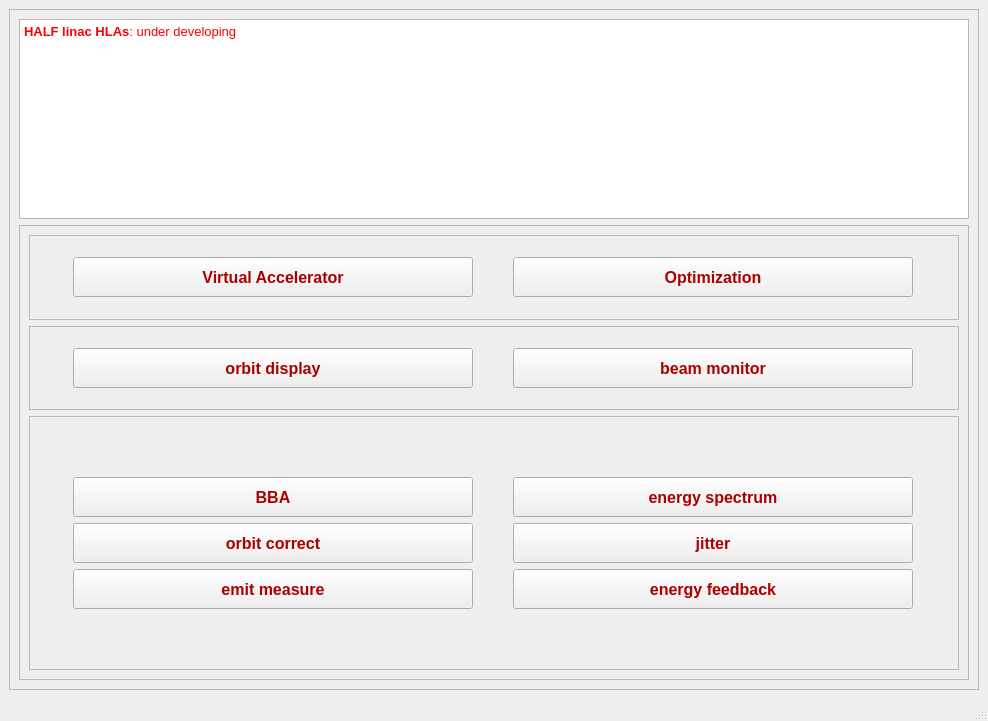
<?xml version="1.0" encoding="UTF-8"?>
<ui version="4.0">
 <class>MainWindow</class>
 <widget class="QMainWindow" name="MainWindow">
  <property name="geometry">
   <rect>
    <x>0</x>
    <y>0</y>
    <width>988</width>
    <height>721</height>
   </rect>
  </property>
  <property name="windowTitle">
   <string>Launcher</string>
  </property>
  <property name="windowIcon">
   <iconset>
    <normaloff>../../../../../../HALF_logo.png</normaloff>../../../../../../HALF_logo.png</iconset>
  </property>
  <widget class="QWidget" name="centralwidget">
   <property name="sizePolicy">
    <sizepolicy hsizetype="Preferred" vsizetype="Preferred">
     <horstretch>0</horstretch>
     <verstretch>0</verstretch>
    </sizepolicy>
   </property>
   <layout class="QVBoxLayout" name="verticalLayout_2" stretch="1">
    <item>
     <widget class="QFrame" name="frame">
      <property name="frameShape">
       <enum>QFrame::StyledPanel</enum>
      </property>
      <property name="frameShadow">
       <enum>QFrame::Raised</enum>
      </property>
      <layout class="QVBoxLayout" name="verticalLayout_3">
       <item>
        <layout class="QVBoxLayout" name="verticalLayout">
         <item>
          <widget class="QTextEdit" name="textEdit">
           <property name="maximumSize">
            <size>
             <width>16777215</width>
             <height>200</height>
            </size>
           </property>
           <property name="html">
            <string>&lt;!DOCTYPE HTML PUBLIC &quot;-//W3C//DTD HTML 4.0//EN&quot; &quot;http://www.w3.org/TR/REC-html40/strict.dtd&quot;&gt;
&lt;html&gt;&lt;head&gt;&lt;meta name=&quot;qrichtext&quot; content=&quot;1&quot; /&gt;&lt;style type=&quot;text/css&quot;&gt;
p, li { white-space: pre-wrap; }
&lt;/style&gt;&lt;/head&gt;&lt;body style=&quot; font-family:'Sans Serif'; font-size:9pt; font-weight:400; font-style:normal;&quot;&gt;
&lt;p style=&quot; margin-top:0px; margin-bottom:0px; margin-left:0px; margin-right:0px; -qt-block-indent:0; text-indent:0px;&quot;&gt;&lt;span style=&quot; font-size:10pt; font-weight:600; color:#ff0000;&quot;&gt;HALF linac HLAs&lt;/span&gt;&lt;span style=&quot; font-size:10pt; color:#ff0000;&quot;&gt;: under developing&lt;/span&gt;&lt;/p&gt;&lt;/body&gt;&lt;/html&gt;</string>
           </property>
          </widget>
         </item>
         <item>
          <widget class="QFrame" name="frame_2">
           <property name="frameShape">
            <enum>QFrame::StyledPanel</enum>
           </property>
           <property name="frameShadow">
            <enum>QFrame::Raised</enum>
           </property>
           <layout class="QVBoxLayout" name="verticalLayout_5" stretch="1,1,3">
            <item>
             <widget class="QFrame" name="frame_3">
              <property name="frameShape">
               <enum>QFrame::StyledPanel</enum>
              </property>
              <property name="frameShadow">
               <enum>QFrame::Raised</enum>
              </property>
              <layout class="QVBoxLayout" name="verticalLayout_4">
               <item>
                <layout class="QGridLayout" name="gridLayout_3">
                 <item row="0" column="0">
                  <widget class="QPushButton" name="vmbtn">
                   <property name="minimumSize">
                    <size>
                     <width>0</width>
                     <height>40</height>
                    </size>
                   </property>
                   <property name="maximumSize">
                    <size>
                     <width>400</width>
                     <height>16777215</height>
                    </size>
                   </property>
                   <property name="styleSheet">
                    <string notr="true">QPushButton{

color: rgb(170, 0, 0);

font: bold 12pt;
}</string>
                   </property>
                   <property name="text">
                    <string>Virtual Accelerator</string>
                   </property>
                  </widget>
                 </item>
                 <item row="0" column="1">
                  <widget class="QPushButton" name="online_opt">
                   <property name="minimumSize">
                    <size>
                     <width>0</width>
                     <height>40</height>
                    </size>
                   </property>
                   <property name="maximumSize">
                    <size>
                     <width>400</width>
                     <height>16777215</height>
                    </size>
                   </property>
                   <property name="styleSheet">
                    <string notr="true">QPushButton{

color: rgb(170, 0, 0);

font: bold 12pt;
}</string>
                   </property>
                   <property name="text">
                    <string>Optimization</string>
                   </property>
                  </widget>
                 </item>
                </layout>
               </item>
              </layout>
             </widget>
            </item>
            <item>
             <widget class="QFrame" name="frame_4">
              <property name="frameShape">
               <enum>QFrame::StyledPanel</enum>
              </property>
              <property name="frameShadow">
               <enum>QFrame::Raised</enum>
              </property>
              <layout class="QVBoxLayout" name="verticalLayout_6">
               <item>
                <layout class="QGridLayout" name="gridLayout_2">
                 <item row="0" column="0">
                  <widget class="QPushButton" name="pushButton">
                   <property name="minimumSize">
                    <size>
                     <width>0</width>
                     <height>40</height>
                    </size>
                   </property>
                   <property name="maximumSize">
                    <size>
                     <width>400</width>
                     <height>16777215</height>
                    </size>
                   </property>
                   <property name="toolTip">
                    <string>&lt;html&gt;&lt;head/&gt;&lt;body&gt;&lt;p&gt;&lt;br/&gt;&lt;/p&gt;&lt;/body&gt;&lt;/html&gt;</string>
                   </property>
                   <property name="whatsThis">
                    <string>&lt;html&gt;&lt;head/&gt;&lt;body&gt;&lt;p&gt;&lt;br/&gt;&lt;/p&gt;&lt;/body&gt;&lt;/html&gt;</string>
                   </property>
                   <property name="styleSheet">
                    <string notr="true">QPushButton{

color: rgb(170, 0, 0);

font: bold 12pt;
}</string>
                   </property>
                   <property name="text">
                    <string>orbit display</string>
                   </property>
                   <property name="default">
                    <bool>false</bool>
                   </property>
                   <property name="flat">
                    <bool>false</bool>
                   </property>
                  </widget>
                 </item>
                 <item row="0" column="1">
                  <widget class="QPushButton" name="pushButton_3">
                   <property name="minimumSize">
                    <size>
                     <width>0</width>
                     <height>40</height>
                    </size>
                   </property>
                   <property name="maximumSize">
                    <size>
                     <width>400</width>
                     <height>16777215</height>
                    </size>
                   </property>
                   <property name="styleSheet">
                    <string notr="true">QPushButton{

color: rgb(170, 0, 0);

font: bold 12pt;
}</string>
                   </property>
                   <property name="text">
                    <string>beam monitor</string>
                   </property>
                   <property name="checkable">
                    <bool>false</bool>
                   </property>
                   <property name="checked">
                    <bool>false</bool>
                   </property>
                  </widget>
                 </item>
                </layout>
               </item>
              </layout>
             </widget>
            </item>
            <item>
             <widget class="QFrame" name="frame_5">
              <property name="frameShape">
               <enum>QFrame::StyledPanel</enum>
              </property>
              <property name="frameShadow">
               <enum>QFrame::Raised</enum>
              </property>
              <layout class="QVBoxLayout" name="verticalLayout_7">
               <item>
                <layout class="QGridLayout" name="gridLayout_4">
                 <item row="0" column="1">
                  <widget class="QPushButton" name="energy_spectrum">
                   <property name="minimumSize">
                    <size>
                     <width>0</width>
                     <height>40</height>
                    </size>
                   </property>
                   <property name="maximumSize">
                    <size>
                     <width>400</width>
                     <height>16777215</height>
                    </size>
                   </property>
                   <property name="styleSheet">
                    <string notr="true">QPushButton{

color: rgb(170, 0, 0);

font: bold 12pt;
}</string>
                   </property>
                   <property name="text">
                    <string>energy spectrum</string>
                   </property>
                  </widget>
                 </item>
                 <item row="1" column="1">
                  <widget class="QPushButton" name="jitter_plot">
                   <property name="minimumSize">
                    <size>
                     <width>0</width>
                     <height>40</height>
                    </size>
                   </property>
                   <property name="maximumSize">
                    <size>
                     <width>400</width>
                     <height>16777215</height>
                    </size>
                   </property>
                   <property name="styleSheet">
                    <string notr="true">QPushButton{

color: rgb(170, 0, 0);

font: bold 12pt;
}</string>
                   </property>
                   <property name="text">
                    <string>jitter</string>
                   </property>
                  </widget>
                 </item>
                 <item row="2" column="1">
                  <widget class="QPushButton" name="energy_feedback">
                   <property name="maximumSize">
                    <size>
                     <width>400</width>
                     <height>400</height>
                    </size>
                   </property>
                   <property name="styleSheet">
                    <string notr="true">QPushButton{

color: rgb(170, 0, 0);

font: bold 12pt;
}</string>
                   </property>
                   <property name="text">
                    <string>energy feedback</string>
                   </property>
                  </widget>
                 </item>
                 <item row="0" column="0">
                  <widget class="QPushButton" name="pushButton_4">
                   <property name="minimumSize">
                    <size>
                     <width>0</width>
                     <height>40</height>
                    </size>
                   </property>
                   <property name="maximumSize">
                    <size>
                     <width>400</width>
                     <height>16777215</height>
                    </size>
                   </property>
                   <property name="styleSheet">
                    <string notr="true">QPushButton{

color: rgb(170, 0, 0);

font: bold 12pt;
}</string>
                   </property>
                   <property name="text">
                    <string>BBA</string>
                   </property>
                  </widget>
                 </item>
                 <item row="1" column="0">
                  <widget class="QPushButton" name="orbit_correct">
                   <property name="minimumSize">
                    <size>
                     <width>0</width>
                     <height>40</height>
                    </size>
                   </property>
                   <property name="maximumSize">
                    <size>
                     <width>400</width>
                     <height>16777215</height>
                    </size>
                   </property>
                   <property name="styleSheet">
                    <string notr="true">QPushButton{

color: rgb(170, 0, 0);

font: bold 12pt;
}</string>
                   </property>
                   <property name="text">
                    <string>orbit correct</string>
                   </property>
                  </widget>
                 </item>
                 <item row="2" column="0">
                  <widget class="QPushButton" name="pushButton_2">
                   <property name="minimumSize">
                    <size>
                     <width>0</width>
                     <height>40</height>
                    </size>
                   </property>
                   <property name="maximumSize">
                    <size>
                     <width>400</width>
                     <height>16777215</height>
                    </size>
                   </property>
                   <property name="styleSheet">
                    <string notr="true">QPushButton{

color: rgb(170, 0, 0);

font: bold 12pt;
}</string>
                   </property>
                   <property name="text">
                    <string>emit measure</string>
                   </property>
                  </widget>
                 </item>
                </layout>
               </item>
              </layout>
             </widget>
            </item>
           </layout>
          </widget>
         </item>
        </layout>
       </item>
      </layout>
     </widget>
    </item>
   </layout>
  </widget>
  <widget class="QMenuBar" name="menubar">
   <property name="geometry">
    <rect>
     <x>0</x>
     <y>0</y>
     <width>988</width>
     <height>20</height>
    </rect>
   </property>
  </widget>
  <widget class="QStatusBar" name="statusbar"/>
 </widget>
 <resources/>
 <connections/>
</ui>
